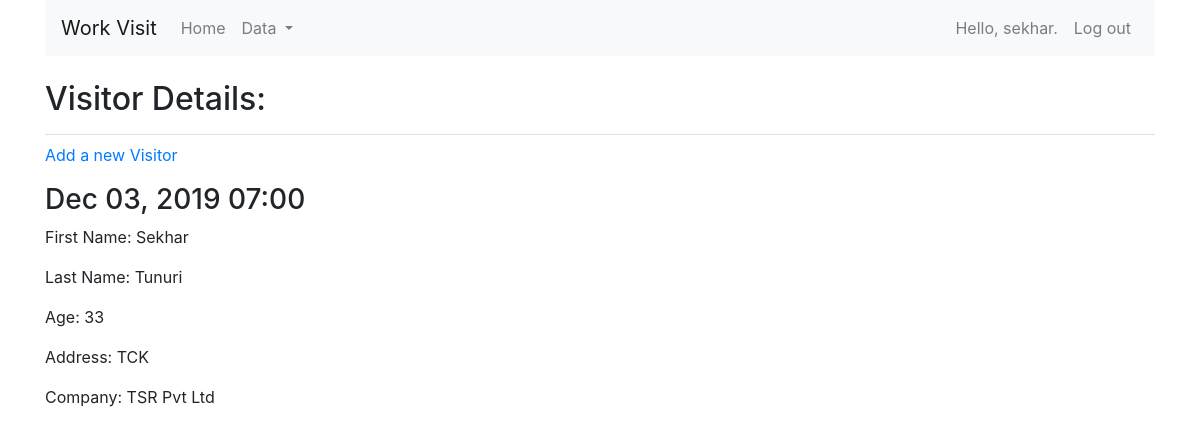
The app's page /visitor_details/1/ (signed in) with its own data.
### WorkVisits/models.py (models this page shows, shortened)
class Visitors(models.Model):
    visitor_fname = models.CharField('first name', max_length=250)
    visitor_lname = models.CharField('last name', max_length=250)
    visitor_uname = models.CharField('user name', max_length=250)
    visitor_age = models.IntegerField('Age')
    visitor_address = models.CharField('Address', max_length=250)
    visitor_company = models.CharField('Company', max_length=250)
    date_added = models.DateTimeField(auto_now_add=True)

### WorkVisits/views.py (the view)
# urls.py: url('visitor_details/(?P<visitor_id>\d+)/$', views.visitor_details, name='visitor_details'),
@login_required
def visitor_details(request, visitor_id):
    vd = Visitors.objects.get(id=visitor_id)
    context = {'vd': vd}
    return render(request, 'workvisits/visitor_details.html', context)

### WorkVisits/templates/WorkVisits/visitor_details.html (shortened to what this page needs)
{% extends 'WorkVisits/base.html' %}
{% load bootstrap4 %}
{% block header %}
<h2>Visitor Details: </h2>
{% endblock header %}
{% block content %}
<p><a href = "{% url 'workvisits:new_visitor' %}">Add a new Visitor</a></p>
<div class="panel panel-default">
    <div class="panel-heading">
        <h3>
            {{vd.date_added|date:'M d, Y H:i' }}
        </h3>
    </div>
    <div class="panel-body">
        <p>First Name: {{vd.visitor_fname}}</p>
        <p>Last Name: {{vd.visitor_lname}}</p>
        <p>Age: {{vd.visitor_age}}</p>
        <p>Address: {{vd.visitor_address}}</p>
        <p>Company: {{vd.visitor_company}}</p>
    </div>
</div>
{% endblock content %}

### WorkVisits/templates/WorkVisits/base.html (shortened to what this page needs)
{% load bootstrap4 %}
<!DOCTYPE html>
<html lang="en">
<head>
    {% bootstrap_css %}
</head>
<body>
<div class="container">
    <nav class="navbar navbar-expand-md navbar-light bg-light">
        <a class="navbar-brand" href="{% url 'workvisits:workvisit_request' %}">Work Visit</a>
        <div class="navbar-collapse collapse w-100 order-1 order-md-0 dual-collapse2" id="navbarNavDropdown">
            <ul class="nav navbar-nav">
                <li class="nav-item ">
                    <a class="nav-link" href="{% url 'workvisits:home' %}">Home <span class="sr-only">(current)</span></a>
                </li>
                <li class="nav-item dropdown">
                    <a class="nav-link dropdown-toggle" href="#" id="navbarDropdownMenuLink" data-toggle="dropdown" aria-haspopup="true" aria-expanded="false">
                        Data
                    </a>
                </li>
            </ul>
        </div>
        <div class="navbar-collapse collapse w-100 order-3 dual-collapse2">
            <ul class="navbar-nav ml-auto">
                {% if user.is_authenticated %}
                 <li class="nav-item"><a class="nav-link" href="{% url 'users:user_details' user.id %}">Hello, {{ user.username }}.</a></li>
                <li class="nav-item"><a class="nav-link" href="{% url 'users:logout' %}">Log out</a></li>
                {% else %}
                <li class="nav-item"><a class="nav-link" href="{% url 'users:register' %}">Register</a></li>
                 <li class="nav-item"><a class="nav-link" href="{% url 'users:login' %}">Log in</a></li>
                {% endif %}
            </ul>
        </div>
    </nav>
</div>
<div class="container">
    <div class="pb-2 mt-4 mb-2 border-bottom">
        {% block header %}
        {% endblock header %}
    </div>
    <div>
        {% block content %}{% endblock content %}
    </div>
</div>
</body>
</html>

### records on screen
Visitors: date_added "Dec 03, 2019 07:00", visitor_fname "Sekhar", visitor_lname "Tunuri", visitor_age "33", visitor_address "TCK", visitor_company "TSR Pvt Ltd"

### other values on screen
{{ user.username }} "sekhar"
